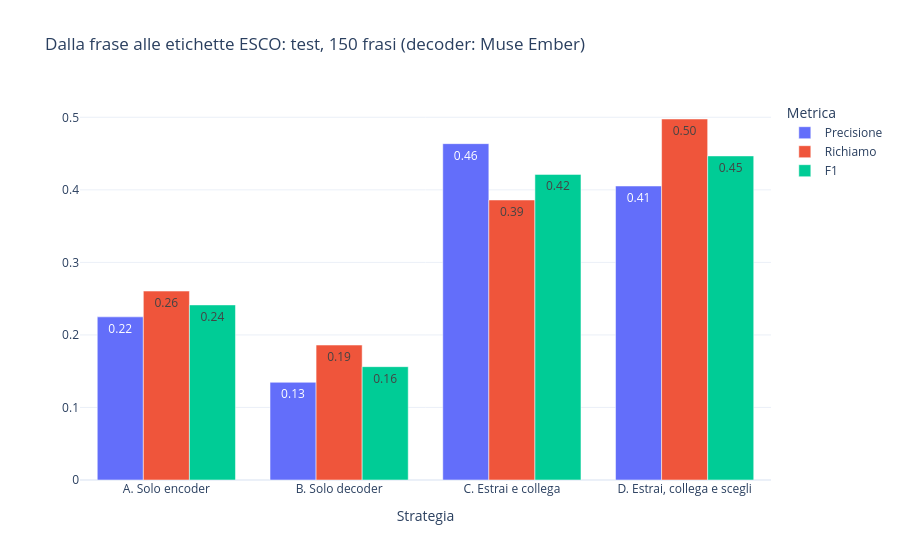

The code cell stored with this chart in its notebook:
### Code cell
comparison = pd.DataFrame(strategies).T
fig = px.bar(comparison.reset_index(names="Strategia").melt(id_vars="Strategia", value_vars=["Precisione", "Richiamo", "F1"]),
             x="Strategia", y="value", color="variable", barmode="group", text_auto=".2f",
             title=f"Dalla frase alle etichette ESCO: test, {len(test)} frasi (decoder: {MAIN})",
             labels={"value": "", "variable": "Metrica"})
fig.show()
comparison.round(3)

### Figure 1 — Plotly figure (JSON) as saved in the notebook; plotly's stock layout.template omitted (floating-point values rounded to 4 significant figures)
{"data": [{"alignmentgroup": "True", "hovertemplate": "Metrica=Precisione<br>Strategia=%{x}<br>=%{y}<extra></extra>", "legendgroup": "Precisione", "marker": {"color": "#636efa", "pattern": {"shape": ""}}, "name": "Precisione", "offsetgroup": "Precisione", "orientation": "v", "showlegend": true, "textposition": "auto", "texttemplate": "%{y:.2f}", "type": "bar", "x": ["A. Solo encoder", "B. Solo decoder", "C. Estrai e collega", "D. Estrai, collega e scegli"], "xaxis": "x", "y": [0.2249, 0.1347, 0.4637, 0.4053], "yaxis": "y"}, {"alignmentgroup": "True", "hovertemplate": "Metrica=Richiamo<br>Strategia=%{x}<br>=%{y}<extra></extra>", "legendgroup": "Richiamo", "marker": {"color": "#EF553B", "pattern": {"shape": ""}}, "name": "Richiamo", "offsetgroup": "Richiamo", "orientation": "v", "showlegend": true, "textposition": "auto", "texttemplate": "%{y:.2f}", "type": "bar", "x": ["A. Solo encoder", "B. Solo decoder", "C. Estrai e collega", "D. Estrai, collega e scegli"], "xaxis": "x", "y": [0.2605, 0.186, 0.386, 0.4977], "yaxis": "y"}, {"alignmentgroup": "True", "hovertemplate": "Metrica=F1<br>Strategia=%{x}<br>=%{y}<extra></extra>", "legendgroup": "F1", "marker": {"color": "#00cc96", "pattern": {"shape": ""}}, "name": "F1", "offsetgroup": "F1", "orientation": "v", "showlegend": true, "textposition": "auto", "texttemplate": "%{y:.2f}", "type": "bar", "x": ["A. Solo encoder", "B. Solo decoder", "C. Estrai e collega", "D. Estrai, collega e scegli"], "xaxis": "x", "y": [0.2414, 0.1562, 0.4213, 0.4468], "yaxis": "y"}], "layout": {"barmode": "group", "legend": {"title": {"text": "Metrica"}, "tracegroupgap": 0}, "title": {"text": "Dalla frase alle etichette ESCO: test, 150 frasi (decoder: Muse Ember)"}, "xaxis": {"anchor": "y", "domain": [0.0, 1.0], "title": {"text": "Strategia"}}, "yaxis": {"anchor": "x", "domain": [0.0, 1.0], "title": {"text": ""}}}}
